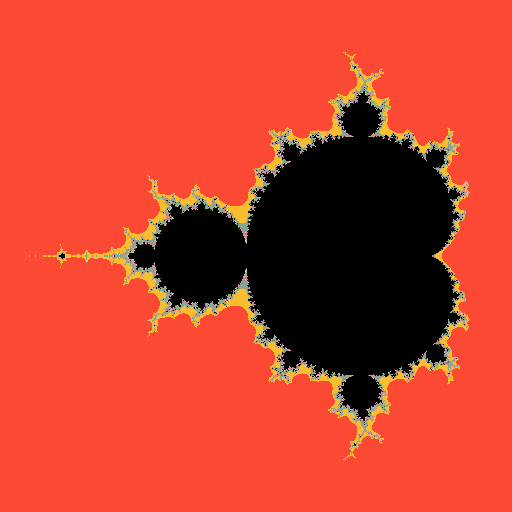

Write the Python code that produced this figure.
"""A short scripts which provides a function to generate a part of the mandelbrot fractal at some given coordinates.
The colors are taken from the gruvbox colorin scheme"""

#%%
import numpy as np
from PIL import Image

# COLORS = np.array([(251, 73,  52),
#           (184, 187, 38),
#           (250, 189, 47),
#           (131, 165, 152),
#           (211, 134, 155),
#           (142, 192, 124),
#           (213, 196, 161),
#           (102, 92,  84),
#           (0,  0,  0)])
COLORS = np.array([(251, 73,  52),
                   (251, 73,  52),
          (250, 189, 47),
          (131, 165, 152),
          (211, 134, 155),
          (142, 192, 124),
          (213, 196, 161),
          (102, 92,  84),
          (0,  0,  0)])
COLORS = COLORS.astype(np.int8)

#%%

def mandelbrot_set(xmin, xmax, ymin, ymax, width, height, maxiter):
    a = np.stack((np.linspace(ymin, ymax, width),)*height, axis=0)
    b = np.stack((np.linspace(xmax, xmin, height),)*width, axis=1)
    z = a + 1j * b
    c = z[::]
    iter = np.zeros((height, width))
    for i in range(1, maxiter):
        z = z**2 + c
        iter = np.where(np.logical_and(np.abs(z) > 2, iter==0), i, iter)
    iter = np.where(iter==0, maxiter, iter)
    return iter 

#%%

def mandelbrot_image(x, y, radius, width, height, maxiter):
    if height < width:
        width_distance = (radius * width * 0.5) / height #Distance from Center to left/right side
        height_distance = radius * 0.5
    else:
        height_distance = (radius * height * 0.5) / width #Distance from Center up/down side
        width_distance = radius * 0.5
    xmin = x - width_distance
    xmax = x + width_distance
    ymin = y - height_distance
    ymax = y + height_distance
    mandelbrot = mandelbrot_set(xmin, xmax, ymin, ymax, width, height, maxiter)
    mandelbrot_colors = COLORS[np.round((mandelbrot / maxiter) * (len(COLORS)-1)).astype(int)]
    im = Image.fromarray(mandelbrot_colors, 'RGB')
    return im
# %%

mandelbrot_image(0.,-0.7,2.8, 512, 512, 50).save('mandelbrot.png')
# %%
